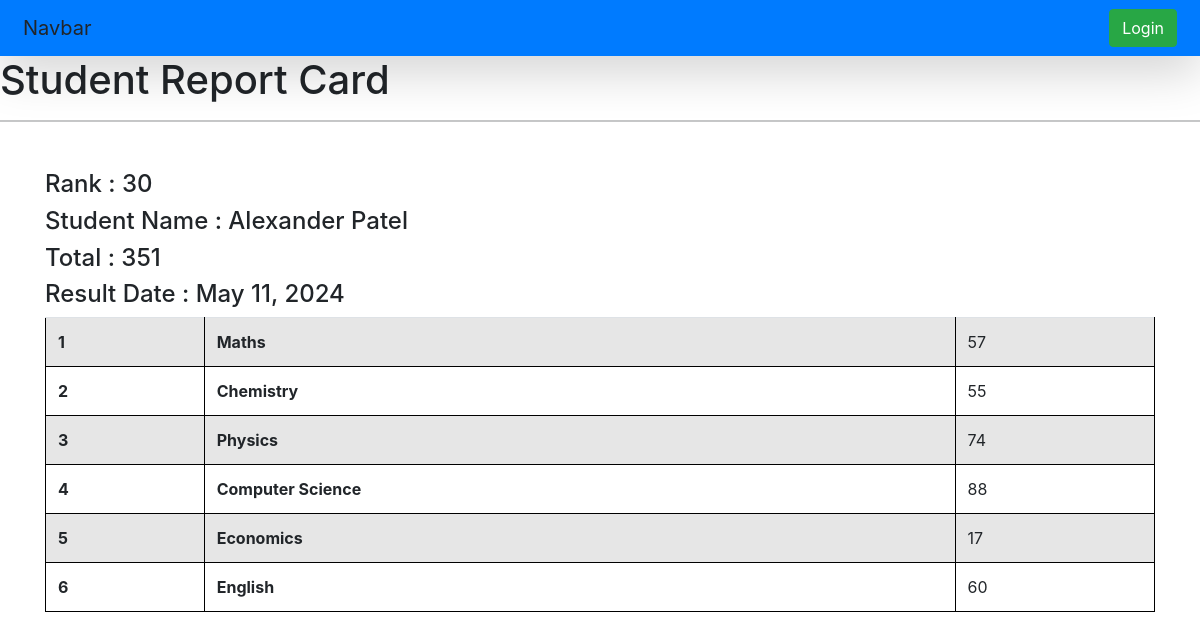
The app's page /see_marks/STU-0344/ with its own data.
### vege/models.py (models this page shows, shortened)
class SubjectMarks(models.Model):
    student = models.ForeignKey(
        Student, related_name="studentmarks", on_delete=models.CASCADE
    )
    subject = models.ForeignKey(Subject, on_delete=models.CASCADE)
    marks = models.IntegerField()
    class Meta:
        unique_together = ["student", "subject"]

class Student(models.Model):
    student_id = models.OneToOneField(
        StudentID, related_name="studentid", on_delete=models.CASCADE
    )
    department = models.ForeignKey(
        Department, related_name="student_dept", on_delete=models.CASCADE
    )
    student_name = models.CharField(max_length=100)
    student_email = models.EmailField(unique=True)
    student_age = models.IntegerField(default=18)
    student_address = models.TextField()
    class Meta:
        ordering = ["student_name"]
        verbose_name = "student"

class ReportCard(models.Model):
    student = models.ForeignKey(
        Student, related_name="student_report_card", on_delete=models.CASCADE
    )
    student_rank = models.IntegerField()
    date_of_generation = models.DateField(auto_now_add=True)
    class Meta:
        unique_together = ["student_rank", "date_of_generation"]

class Subject(models.Model):
    subject_name = models.CharField(max_length=100)

### vege/views.py (the view)
# urls.py: path("see_marks/<student_id>/", see_marks, name="see_marks"),
def see_marks(request, student_id):
    queryset = SubjectMarks.objects.filter(student__student_id__student_id=student_id)
    total_marks = queryset.aggregate(total_marks=Sum("marks"))
    return render(
        request,
        "reports/see_marks.html",
        {
            "queryset": queryset,
            "total_marks": total_marks,
        },
    )

### vege/templates/reports/see_marks.html (shortened to what this page needs)
{%extends "base.html"%}
{%block start%}
<h1>Student Report Card</h1>
<link rel="stylesheet" href="https://cdn.jsdelivr.net/npm/bootstrap@4.3.1/dist/css/bootstrap.min.css"
>
<hr>
<div class="container mt-5">
    <h4>Rank : {{queryset.first.student.student_report_card.first.student_rank}}</h4>
    <h4>Student Name : {{queryset.first.student.student_name}}</h4>
    <h4>Total : {{total_marks.total_marks}}</h4>
    <h4>Result Date : {{queryset.first.student.student_report_card.first.date_of_generation}}</h4>
    <table class="table table-striped">
        <tbody>
            {% for marks in queryset %}
            <tr>
                <th scope="row">{{forloop.counter}}</th>
                <td><b>{{marks.subject.subject_name}}</b></td>
                <td>{{marks.marks}}</td>
            </tr>
            {% endfor %}
        </tbody>
    </table>
</div>
{%endblock%}

### home/Templates/base.html (style rules this page uses)
table { width: 100%; border-collapse: collapse; }
table, th, td { border: 1px solid black; }
th, td { padding: 10px; text-align: left; }

### records on screen
SubjectMarks: first.student.student_report_card.first.student_rank "30", first.student.student_name "Alexander Patel", first.student.student_report_card.first.date_of_generation "May 11, 2024", subject.subject_name "Maths", marks "57"
SubjectMarks: subject.subject_name "Chemistry", marks "55"
SubjectMarks: subject.subject_name "Physics", marks "74"
SubjectMarks: subject.subject_name "Computer Science", marks "88"
SubjectMarks: subject.subject_name "Economics", marks "17"
SubjectMarks: subject.subject_name "English", marks "60"

### other values on screen
{{ total_marks.total_marks }} "351"
